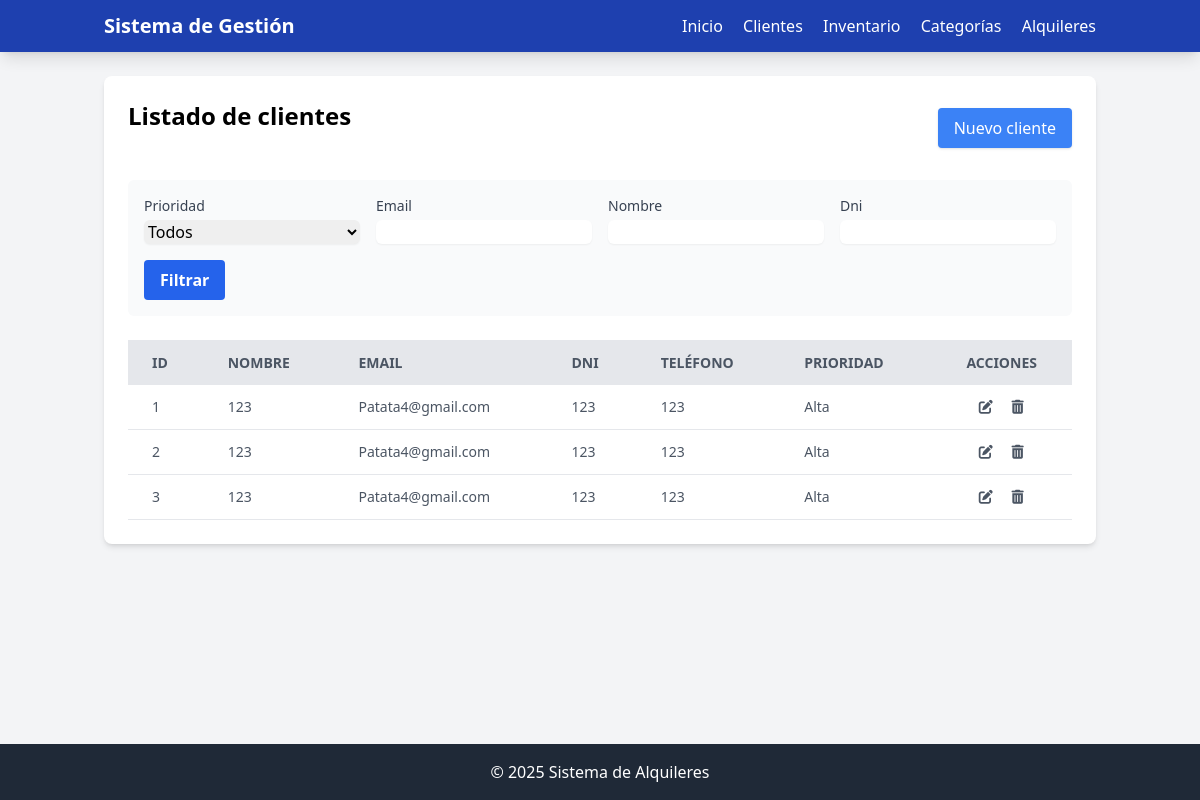
Page /clientes on the earlier database version.
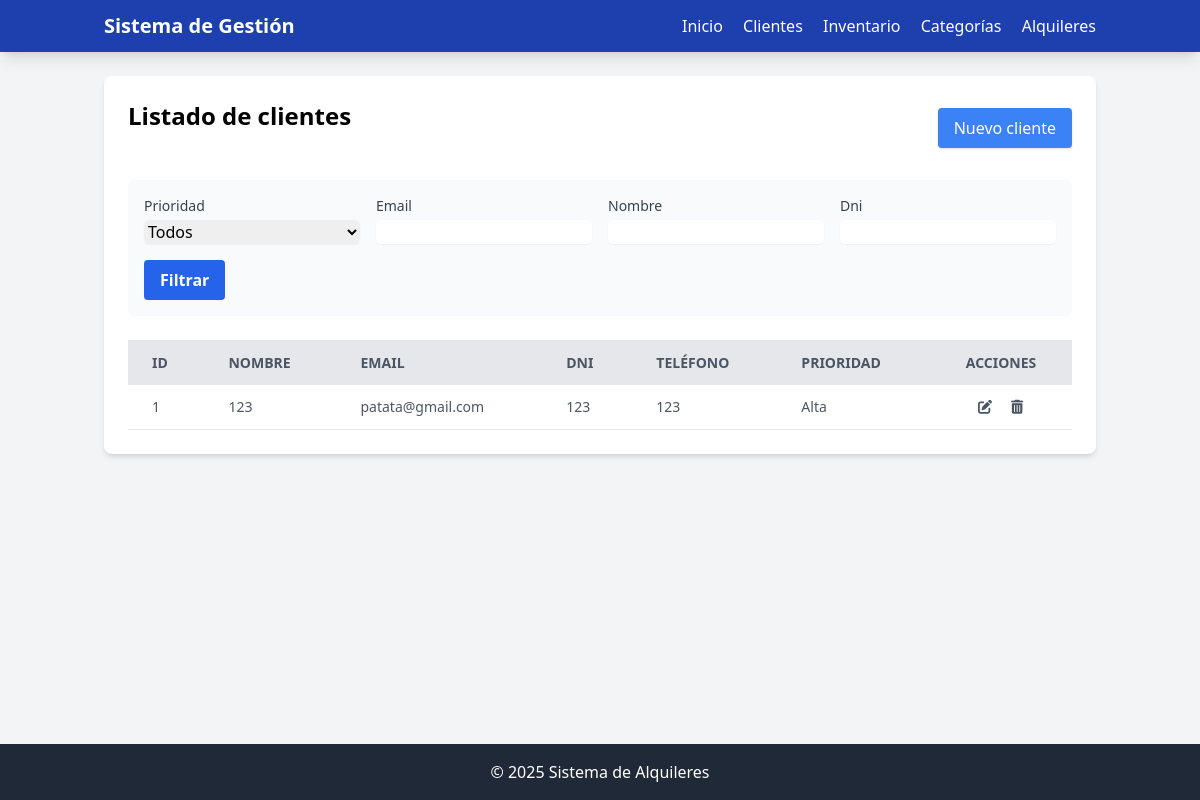
Same page on the later database version.
### app.py (models this page shows, shortened)
class Cliente(db.Model):
    id = db.Column(db.Integer, primary_key=True)
    nombre = db.Column(db.String(100), nullable=False)
    email = db.Column(db.String(200), nullable=False)
    dni = db.Column(db.String(100), nullable=False)
    telefono = db.Column(db.String(100), nullable=False)
    id_cliente = db.Column(db.Integer, db.ForeignKey('cliente.id'), nullable=True)  # Si es jerárquico
    nombre_cliente = db.relationship('Cliente', remote_side=[id], backref=db.backref('subclientes', lazy=True))
    prioridad = db.Column(db.String(100), nullable=False)

### app.py (the view, shortened to what this page needs)
@app.route('/clientes', methods=['GET', 'POST'])
def ver_clientes():
    clientes = Cliente.query.all()
    form = filtroCliente()
    query = Cliente.query
    clientes = query.all()
    return render_template('clientes.html', clientes=clientes,form=form)

### app.py
class filtroCliente(FlaskForm):
    prioridad = SelectField('Prioridad', choices=[
        ('', 'Todos'),
        ('Alta', 'Alta'),
        ('Media', 'Media'),
        ('Baja', 'Baja')
    ])
    email = StringField('Email')
    nombre = StringField('Nombre')
    DNI = StringField('Dni')
    submit = SubmitField('Filtrar')

### app.py (called while the page is built)
@app.context_processor
def utility_processor():
        def productos_por_categoria(categoria_id):
            return Inventario.query.filter_by(categoria_id=categoria_id).count()
        return dict(productos_por_categoria=productos_por_categoria)

### templates/clientes.html (shortened to what the changed rows need)
<!DOCTYPE html>
<html lang="es">
<head>
    <script src="https://cdn.tailwindcss.com"></script>
    <link rel="stylesheet" href="https://cdnjs.cloudflare.com/ajax/libs/font-awesome/6.0.0-beta3/css/all.min.css">
</head>
<body class="bg-gray-100 min-h-screen flex flex-col">
    <main class="container mx-auto px-4 py-6 flex-grow">
        <div class="bg-white rounded-lg shadow-md p-6">
             <div class="flex justify-between items-center mb-6">
                <h1 class="text-2xl font-bold mb-6">Listado de clientes</h1>
            </div>
            <div class="overflow-x-auto">
                <table class="min-w-full bg-white">
                    <thead>
                        <tr class="bg-gray-200 text-gray-600 uppercase text-sm leading-normal">
                            <th class="py-3 px-6 text-left">ID</th>
                            <th class="py-3 px-6 text-left">Nombre</th>
                            <th class="py-3 px-6 text-left">Email</th>
                            <th class="py-3 px-6 text-left">DNI</th>
                            <th class="py-3 px-6 text-left">Teléfono</th>
                            <th class="py-3 px-6 text-left">Prioridad</th>
                            <th class="py-3 px-6 text-center">Acciones</th>
                        </tr>
                    </thead>
                    <tbody class="text-gray-600 text-sm font-light">
                        {% for cliente in clientes %}
                        <tr class="border-b border-gray-200 hover:bg-gray-100">
                            <td class="py-3 px-6 text-left whitespace-nowrap">{{ cliente.id }}</td>
                            <td class="py-3 px-6 text-left">{{ cliente.nombre }}</td>
                            <td class="py-3 px-6 text-left">{{ cliente.email }}</td>
                            <td class="py-3 px-6 text-left">{{ cliente.dni }}</td>
                            <td class="py-3 px-6 text-left">{{ cliente.telefono }}</td>
                            <td class="py-3 px-6 text-left">{{ cliente.prioridad }}</td>
                            <td class="py-3 px-6 text-center">
                                <div class="flex item-center justify-center">
                                    <button onclick="editar_cliente('{{ cliente.id }}', '{{ cliente.nombre }}', '{{ cliente.email }}', '{{ cliente.dni }}', '{{ cliente.telefono }}', '{{ cliente.id_cliente }}', '{{ cliente.prioridad }}')" class="w-4 mr-2 transform hover:text-blue-500 hover:scale-110">
                                        <i class="fas fa-edit"></i>
                                    </button>
                                    <form action="{{ url_for('eliminar_cliente', id=cliente.id) }}" method="POST" style="display:inline;">
                                        <button type="submit" class="w-4 ml-2 transform hover:text-red-500 hover:scale-110">
                                            <i class="fas fa-trash-alt"></i>
                                        </button>
                                    </form>
                                </div>
                            </td>
                        </tr>
                        {% endfor %}
                    </tbody>
                </table>
            </div>
        </div>
    </main>
</body>
</html>

Differences in the rows shown:
removed Cliente: id "2", nombre "123", email "Patata4@gmail.com", dni "123", telefono "123", prioridad "Alta"
removed Cliente: id "3", nombre "123", email "Patata4@gmail.com", dni "123", telefono "123", prioridad "Alta"
changed Cliente "Alta": email "Patata4@gmail.com" → "patata@gmail.com"
